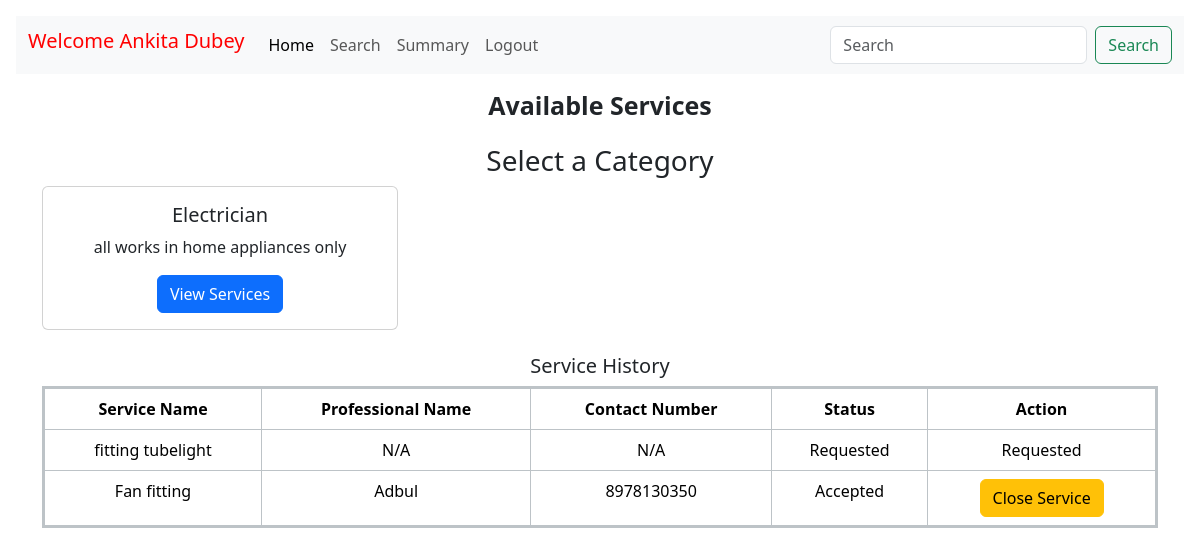
Page /Customer/home (signed in) on the earlier database version.
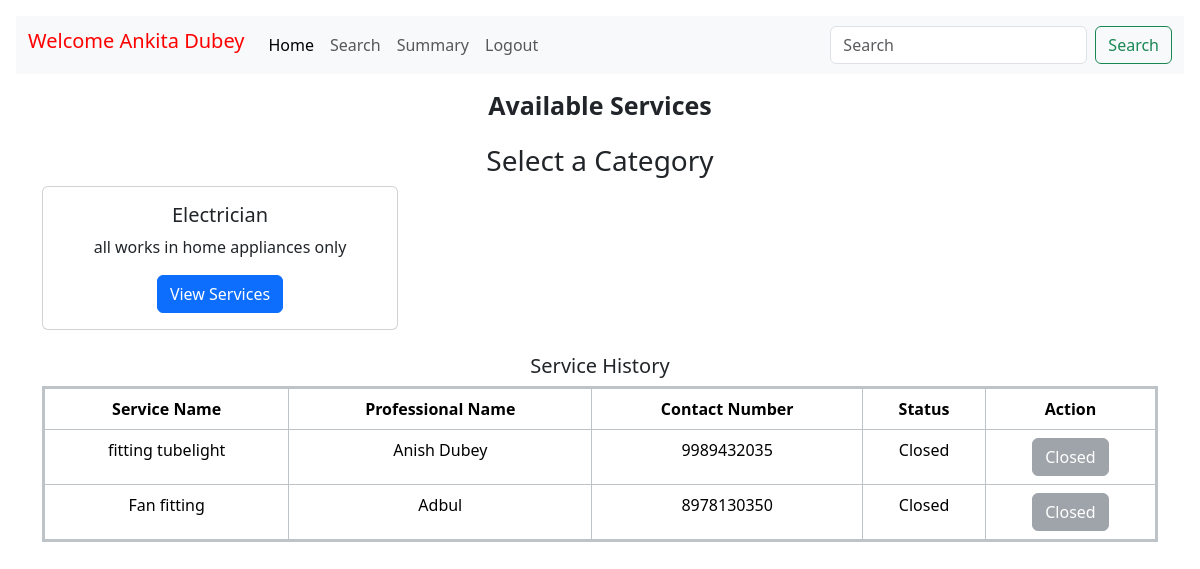
Same page on the later database version.
### models.py (models this page shows, shortened)
class ServiceBooked(db.Model):
    __tablename__ = 'services_booked'
    booking_id = db.Column(db.String(50), primary_key=True)
    customer_id = db.Column(db.String(50), db.ForeignKey('Customer.customer_id'), nullable=False)
    professional_id = db.Column(db.String(50), db.ForeignKey('Professional.professional_id'), nullable=True)
    service_id = db.Column(db.String(50), db.ForeignKey('Service.service_id'), nullable=False)
    status = db.Column(db.String(50), nullable=False,primary_key=True)
    request_date = db.Column(db.DateTime, default=datetime.utcnow)
    completion_date = db.Column(db.DateTime, nullable=True)
    rating_by_user = db.Column(db.Integer(), nullable=True)
    rating_by_professional = db.Column(db.Integer(), nullable=True)
    remarks_by_customer = db.Column(db.String(200), nullable=True)
    remarks_by_professional = db.Column(db.String(200), nullable=True)

class Service(db.Model):
    __tablename__ = 'Service'
    service_id = db.Column(db.String(50), primary_key=True)
    service_name = db.Column(db.String(100), nullable=False, unique=True)
    service_description = db.Column(db.String(200), nullable=False)
    base_price = db.Column(db.Integer(), nullable=False)
    category_id = db.Column(db.String(50), db.ForeignKey('Category.category_id'), nullable=False)
    requests = db.relationship('ServiceBooked', backref='service', lazy=True)

class Professional(db.Model):
    __tablename__ = 'Professional'
    professional_id = db.Column(db.String(50),db.ForeignKey('Credential.user_id'), primary_key=True, )
    username=db.Column(db.String(50), nullable=False)
    full_name = db.Column(db.String(50), nullable=False)
    experience = db.Column(db.String(50), nullable=False)
    contact_number = db.Column(db.String(15), nullable=True)
    service_name = db.Column(db.String(100), nullable=False)
    service_id=db.Column(db.String(50),nullable=False)
    document = db.Column(db.Text, nullable=False)
    address = db.Column(db.String(200), nullable=False)
    pin = db.Column(db.Integer(), nullable=False)
    status = db.Column(db.String(10), default='active')
    registration_date = db.Column(db.DateTime, default=datetime.utcnow)
    services_booked = db.relationship('ServiceBooked', backref='professional', lazy=True)

### routes.py (the view, shortened to what this page needs)
@app.route("/Customer/home", methods=["POST", "GET"])
def customer_home():
    customer_id = session['user_id']
    user_record = Customer.query.filter_by(customer_id=customer_id).first()
    service_history = db.session.query(
        Service.service_name,
        Professional.full_name.label("professional_name"),
        Professional.contact_number,
        ServiceBooked.status,
        ServiceBooked.booking_id
    ).join(ServiceBooked, Service.service_id == ServiceBooked.service_id) \
     .join(Professional, ServiceBooked.professional_id == Professional.professional_id, isouter=True) \
     .filter(ServiceBooked.customer_id == customer_id).all()
    if "category_id" in request.args:  # If a category is selected
        category_id = request.args.get("category_id")
        services = Service.query.filter_by(category_id=category_id).all()
        selected_category = Category.query.filter_by(category_id=category_id).first()
        return render_template(
            "Customer/home.html",
            fullname=user_record.full_name,
            services=services,
            selected_category=selected_category,
            service_history=service_history
        )
    else:  # Default view showing all categories
        categories = Category.query.all()
        return render_template(
            "Customer/home.html",
            fullname=user_record.full_name,
            categories=categories,
            service_history=service_history
        )

### templates/Customer/home.html (shortened to what this page needs)
<!doctype html>
<html lang="en">
  <head>
    <link href="https://cdn.jsdelivr.net/npm/bootstrap@5.3.3/dist/css/bootstrap.min.css" rel="stylesheet">
    <link href="https://getbootstrap.com/docs/5.3/assets/css/docs.css" rel="stylesheet">
  </head>
  <body class="p-3 m-0 border-0 bd-example m-0 border-0">
    <nav class="navbar navbar-expand-lg bg-body-tertiary" style="background-color:#0d76ff;text-align: center;">
      <div class="container-fluid">
        <h1 class="navbar-brand" style="color:rgb(255, 0, 0);">Welcome {{fullname}}</h1>
        <div class="collapse navbar-collapse" id="navbarSupportedContent" >
          <ul class="navbar-nav me-auto mb-2 mb-lg-0" >
            <li class="nav-item">
              <a class="nav-link active" aria-current="page" href="#">Home</a>
            </li>
            <li class="nav-item">
              <a class="nav-link" href="{{url_for('customer_search')}}">Search</a>
            </li>
            <li class="nav-item">
              <a class="nav-link" href="{{url_for('customer_summary')}}">Summary</a>
            </li>
            <li class="nav-item">
              <a class="nav-link" href="{{ url_for('login') }}">Logout</a>
            </li>
          </ul>
          <form class="d-flex" role="search">
            <input class="form-control me-2" type="search" placeholder="Search" aria-label="Search">
            <button class="btn btn-outline-success" type="submit">Search</button>
          </form>
        </div>
      </div>
    </nav>
    <div class="container my-3 text-center">
  <h6 class="mb-4" style="font-size: 25px; font-weight: bold;">Available Services</h6>
{% if categories %}
<h3>Select a Category</h3>
<div class="row">
    {% for category in categories %}
        <div class="col-md-4 col-sm-6 mb-4">
            <div class="card">
                <div class="card-body">
                    <h5 class="card-title">{{ category.category_name }}</h5>
                    <p class="card-text">{{ category.category_description }}</p>
                    <a href="{{ url_for('customer_home', category_id=category.category_id) }}" class="btn btn-primary">
                        View Services
                    </a>
                </div>
            </div>
        </div>
    {% endfor %}
</div>
{% endif %}
<h2 style="font-size:20px;align:left;">Service History</h2>
<div>
  <table class="table table-bordered" style="border: 3px solid #bdc3c7; border-collapse: collapse;">
    <thead>
      <tr>
        <th>Service Name</th>
        <th>Professional Name</th>
        <th>Contact Number</th>
        <th>Status</th>
        <th>Action</th>
      </tr>
    </thead>
    <tbody>
      {% if service_history %}
      {% for record in service_history %}
      <tr>
        <td>{{ record.service_name }}</td>
        <td>{{ record.professional_name if record.professional_name else 'N/A' }}</td>
        <td>{{ record.contact_number if record.contact_number else 'N/A' }}</td>
        <td>
          {% if record.status == 'Pending' and not record.professional_name %}
            Requested
          {% else %}
            {{ record.status }}
          {% endif %}
        </td>
        <td>
          {% if record.status == 'Pending' and not record.professional_name %}
            Requested
          {% elif record.status not in ['Closed', 'Requested'] %}
            <a href="{{ url_for('professional_rating', booking_id=record.booking_id) }}" class="btn btn-warning">Close Service</a>
          {% else %}
            <button class="btn btn-secondary" disabled>Closed</button>
          {% endif %}
        </td>
      </tr>
      {% endfor %}
  {% else %}
      <tr>
        <td colspan="5" class="text-center">No service history found.</td>
      </tr>
  {% endif %}
    </tbody>
  </table>
</div>
  </body>
</html>

Differences in the rows shown:
changed ServiceBooked "fitting tubelight": full_name "N/A" → "Anish Dubey"; contact_number "N/A" → "9989432035"; status (not shown) → "Closed"; status "Requested Requested" → "Closed"
changed ServiceBooked "Fan fitting": status "Accepted" → "Closed"; status "Close Service" → "Closed"
